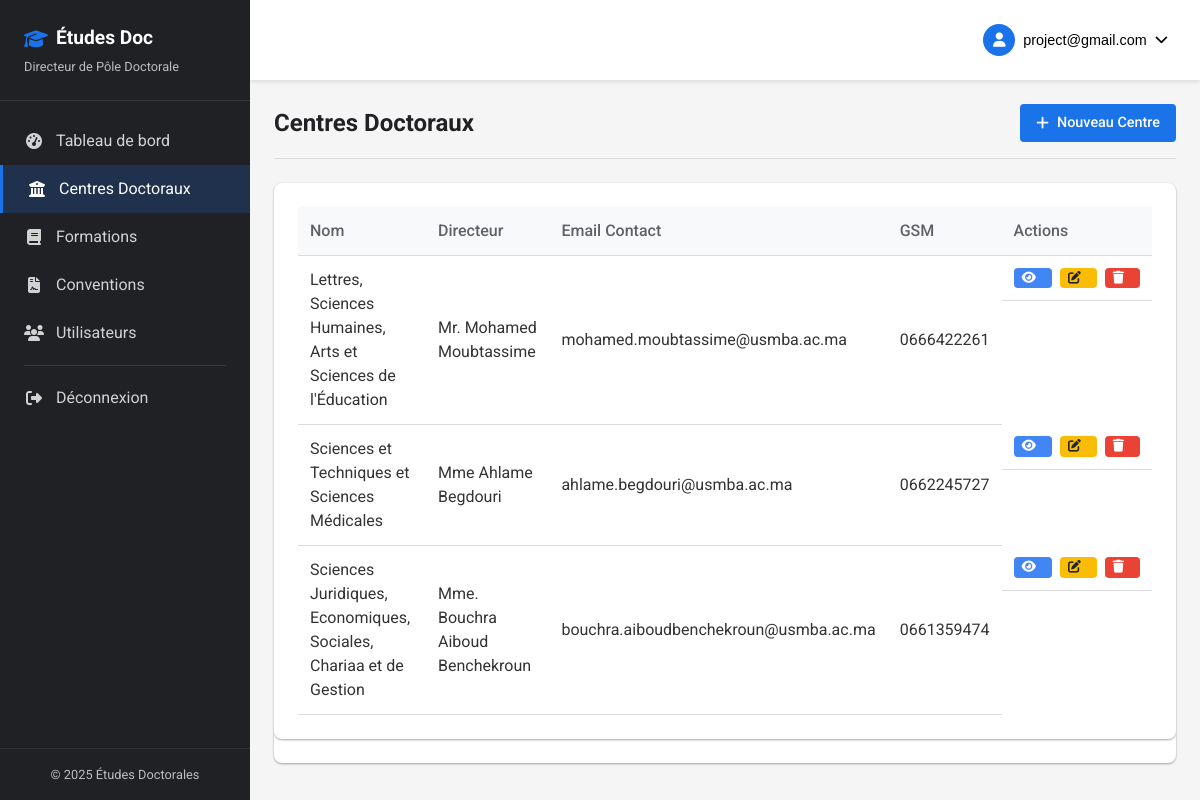
The page /centers.php (signed in) on the database its author committed.
### tables this page shows
CREATE TABLE `ced` (
  `id` int(11) NOT NULL,
  `nom` varchar(255) NOT NULL,
  `directeur` varchar(100) DEFAULT NULL,
  `email_contact` varchar(100) DEFAULT NULL,
  `gsm` varchar(20) DEFAULT NULL
);

### centers.php (the view, shortened to what this page needs)
<?php
require_once "includes/header.php";
$sql = "SELECT * FROM ced ORDER BY nom ASC";
$centers = $conn->query($sql);
?>
<div class="page-header">
    <h1>Centres Doctoraux</h1>
    <a href="center_add.php" class="btn btn-primary">
        <i class="fas fa-plus"></i> Nouveau Centre
    </a>
</div>
<div class="data-container">
    <div class="card">
        <div class="card-content">
            <div class="table-responsive">
                <table class="table">
                    <thead>
                        <tr>
                            <th>Nom</th>
                            <th>Directeur</th>
                            <th>Email Contact</th>
                            <th>GSM</th>
                            <th>Actions</th>
                        </tr>
                    </thead>
                    <tbody>
                        <?php if ($centers && $centers->num_rows > 0): ?>
                            <?php while ($center = $centers->fetch_assoc()): ?>
                                <tr>
                                    <td><?php echo $center['nom']; ?></td>
                                    <td><?php echo $center['directeur']; ?></td>
                                    <td><?php echo $center['email_contact']; ?></td>
                                    <td><?php echo $center['gsm']; ?></td>
                                    <td class="actions">
                                        <a href="center_details.php?id=<?php echo $center['id']; ?>" class="btn btn-sm btn-info" title="Détails">
                                            <i class="fas fa-eye"></i>
                                        </a>
                                        <a href="center_edit.php?id=<?php echo $center['id']; ?>" class="btn btn-sm btn-warning" title="Modifier">
                                            <i class="fas fa-edit"></i>
                                        </a>
                                        <a href="#" class="btn btn-sm btn-danger" title="Supprimer"
                                           onclick="confirmDelete(<?php echo $center['id']; ?>, '<?php echo addslashes($center['nom']); ?>')">
                                            <i class="fas fa-trash"></i>
                                        </a>
                                    </td>
                                </tr>
                            <?php endwhile; ?>
                        <?php else: ?>
                            <tr>
                                <td colspan="5" class="text-center">Aucun centre trouvé</td>
                            </tr>
                        <?php endif; ?>
                    </tbody>
                </table>
            </div>
        </div>
    </div>
</div>
<?php
require_once "includes/footer.php";
?>

### assets/css/style.css (style rules this page uses)
:root { --primary-color: #1a73e8; --primary-hover: #1669d8; --secondary-color: #5f6368; --accent-color: #34a853; --danger-color: #ea4335; --warning-color: #fbbc05; --light-color: #f8f9fa; --dark-color: #202124; --border-color: #dadce0; --success-color: #34a853; --info-color: #4285f4; --box-shadow: 0 1px 3px rgba(0, 0, 0, 0.12), 0 1px 2px rgba(0, 0, 0, 0.24); --transition: all 0.3s cubic-bezier(0.25, 0.8, 0.25, 1); }
* { margin: 0; padding: 0; box-sizing: border-box; }
body { font-family: 'Roboto', sans-serif; font-size: 16px; line-height: 1.5; color: #333; background-color: #f5f5f5; }
a { text-decoration: none; color: var(--primary-color); }
.btn { display: inline-flex; align-items: center; justify-content: center; padding: 0.5rem 1rem; border-radius: 4px; font-size: 0.9rem; font-weight: 500; cursor: pointer; transition: var(--transition); border: none; outline: none; text-align: center; }
.btn i { margin-right: 0.5rem; }
.btn-primary { background-color: var(--primary-color); color: white; }
.btn-danger { background-color: var(--danger-color); color: white; }
.btn-warning { background-color: var(--warning-color); color: #212529; }
.btn-info { background-color: var(--info-color); color: white; }
.btn-sm { padding: 0.25rem 0.5rem; font-size: 0.8rem; }
.card { background-color: white; border-radius: 8px; box-shadow: var(--box-shadow); overflow: hidden; margin-bottom: 1.5rem; }
.card-content { padding: 1.5rem; }
.table-responsive { overflow-x: auto; }
.table { width: 100%; border-collapse: collapse; }
.table th, .table td { padding: 0.75rem; text-align: left; border-bottom: 1px solid var(--border-color); }
.table th { background-color: #f8f9fa; font-weight: 500; color: var(--secondary-color); }
.table .actions { display: flex; gap: 0.5rem; }

### assets/css/dashboard.css (style rules this page uses)
.page-header { display: flex; justify-content: space-between; align-items: center; margin-bottom: 1.5rem; padding-bottom: 1rem; border-bottom: 1px solid var(--border-color); }
.page-header h1 { margin: 0; font-size: 1.5rem; color: var(--dark-color); }
.data-container { background-color: white; border-radius: 8px; box-shadow: var(--box-shadow); overflow: hidden; }

### rows shown on the page
ced: nom "Lettres, Sciences Humaines, Arts et Sciences de l'Éducation", directeur "Mr. Mohamed Moubtassime", email_contact "mohamed.moubtassime@usmba.ac.ma", gsm "0666422261"
ced: nom "Sciences et Techniques et Sciences Médicales", directeur "Mme Ahlame Begdouri", email_contact "ahlame.begdouri@usmba.ac.ma", gsm "0662245727"
ced: nom "Sciences Juridiques, Economiques, Sociales, Chariaa et de Gestion", directeur "Mme. Bouchra Aiboud Benchekroun", email_contact "bouchra.aiboudbenchekroun@usmba.ac.ma", gsm "0661359474"

### other values the page prints
getUserRoleDisplay() "Directeur de Pôle Doctorale"
getUserEmail() "project@gmail.com"
